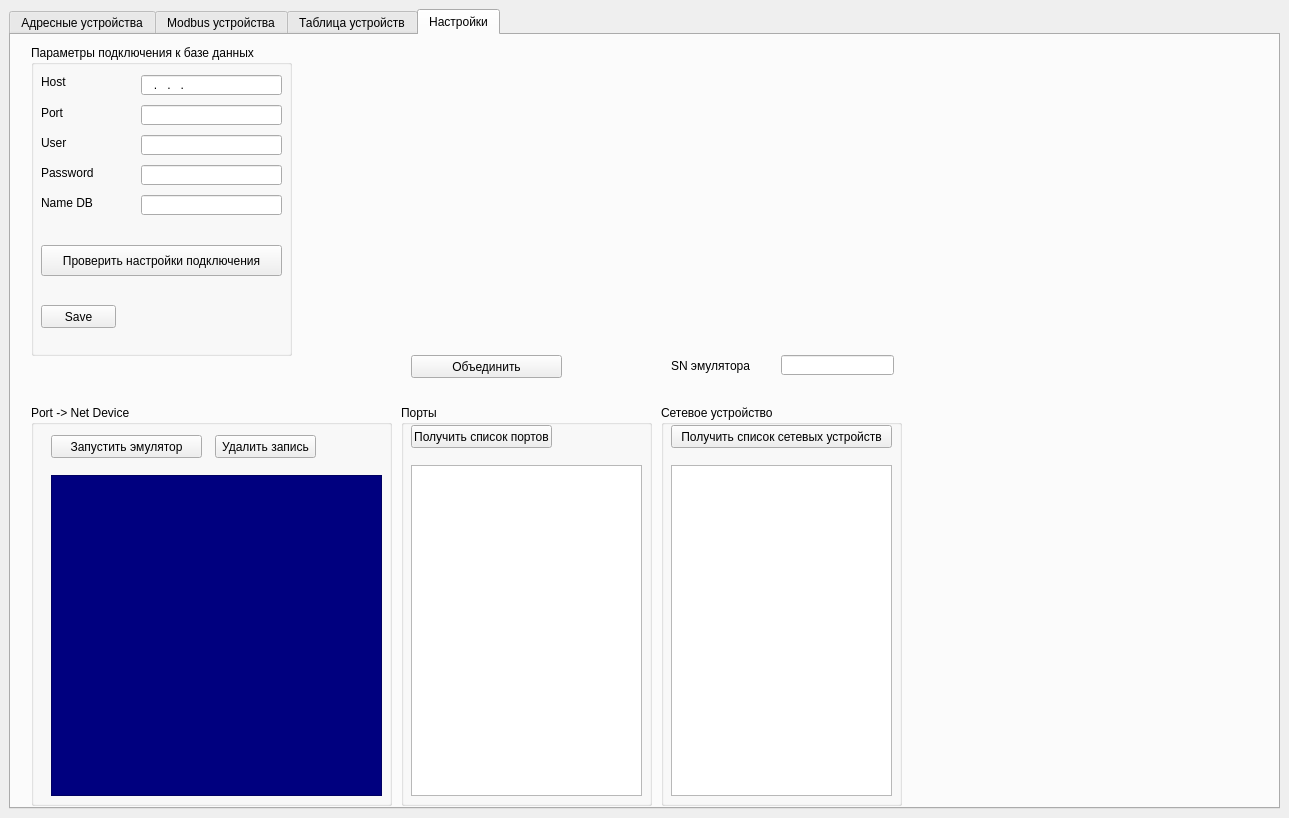
<?xml version="1.0" encoding="UTF-8"?>
<ui version="4.0">
 <class>MainWindow</class>
 <widget class="QMainWindow" name="MainWindow">
  <property name="geometry">
   <rect>
    <x>0</x>
    <y>0</y>
    <width>1289</width>
    <height>818</height>
   </rect>
  </property>
  <property name="windowTitle">
   <string>MainWindow</string>
  </property>
  <property name="styleSheet">
   <string notr="true"/>
  </property>
  <widget class="QWidget" name="centralwidget">
   <layout class="QVBoxLayout" name="verticalLayout_2">
    <item>
     <widget class="QTabWidget" name="tabWidget">
      <property name="enabled">
       <bool>true</bool>
      </property>
      <property name="sizePolicy">
       <sizepolicy hsizetype="Expanding" vsizetype="Expanding">
        <horstretch>0</horstretch>
        <verstretch>0</verstretch>
       </sizepolicy>
      </property>
      <property name="minimumSize">
       <size>
        <width>1271</width>
        <height>800</height>
       </size>
      </property>
      <property name="styleSheet">
       <string notr="true"/>
      </property>
      <property name="tabShape">
       <enum>QTabWidget::TabShape::Rounded</enum>
      </property>
      <property name="currentIndex">
       <number>3</number>
      </property>
      <widget class="QWidget" name="ash_device_tab">
       <attribute name="title">
        <string>Адресные устройства</string>
       </attribute>
       <layout class="QVBoxLayout" name="verticalLayout_3">
        <item>
         <layout class="QHBoxLayout" name="horizontalLayout">
          <property name="spacing">
           <number>6</number>
          </property>
          <property name="sizeConstraint">
           <enum>QLayout::SizeConstraint::SetDefaultConstraint</enum>
          </property>
          <item>
           <widget class="QGroupBox" name="ash_chenge_state_device_groupBox">
            <property name="sizePolicy">
             <sizepolicy hsizetype="Fixed" vsizetype="Fixed">
              <horstretch>0</horstretch>
              <verstretch>0</verstretch>
             </sizepolicy>
            </property>
            <property name="minimumSize">
             <size>
              <width>489</width>
              <height>131</height>
             </size>
            </property>
            <property name="title">
             <string>Cостояния устройства</string>
            </property>
            <widget class="QWidget" name="verticalLayoutWidget">
             <property name="geometry">
              <rect>
               <x>10</x>
               <y>20</y>
               <width>471</width>
               <height>101</height>
              </rect>
             </property>
             <layout class="QVBoxLayout" name="ash_v_layer_state_dev_layout">
              <property name="spacing">
               <number>0</number>
              </property>
              <item>
               <layout class="QHBoxLayout" name="ash_h_top_state_dev_layout">
                <property name="spacing">
                 <number>0</number>
                </property>
               </layout>
              </item>
              <item>
               <layout class="QHBoxLayout" name="ash_h_center_state_dev_layout">
                <property name="spacing">
                 <number>0</number>
                </property>
               </layout>
              </item>
              <item>
               <layout class="QHBoxLayout" name="ash_h_bottom_state_dev_layout">
                <property name="spacing">
                 <number>0</number>
                </property>
               </layout>
              </item>
             </layout>
            </widget>
           </widget>
          </item>
          <item>
           <widget class="QGroupBox" name="groupBox">
            <property name="sizePolicy">
             <sizepolicy hsizetype="Fixed" vsizetype="Fixed">
              <horstretch>0</horstretch>
              <verstretch>0</verstretch>
             </sizepolicy>
            </property>
            <property name="minimumSize">
             <size>
              <width>270</width>
              <height>131</height>
             </size>
            </property>
            <property name="title">
             <string/>
            </property>
            <widget class="QLabel" name="ash_port_lbl">
             <property name="geometry">
              <rect>
               <x>0</x>
               <y>10</y>
               <width>50</width>
               <height>20</height>
              </rect>
             </property>
             <property name="sizePolicy">
              <sizepolicy hsizetype="Fixed" vsizetype="Fixed">
               <horstretch>0</horstretch>
               <verstretch>0</verstretch>
              </sizepolicy>
             </property>
             <property name="minimumSize">
              <size>
               <width>50</width>
               <height>20</height>
              </size>
             </property>
             <property name="text">
              <string>Порт</string>
             </property>
             <property name="alignment">
              <set>Qt::AlignmentFlag::AlignCenter</set>
             </property>
            </widget>
            <widget class="QLabel" name="ash_port_info_lbl">
             <property name="geometry">
              <rect>
               <x>50</x>
               <y>10</y>
               <width>150</width>
               <height>20</height>
              </rect>
             </property>
             <property name="sizePolicy">
              <sizepolicy hsizetype="Fixed" vsizetype="Fixed">
               <horstretch>0</horstretch>
               <verstretch>0</verstretch>
              </sizepolicy>
             </property>
             <property name="minimumSize">
              <size>
               <width>50</width>
               <height>20</height>
              </size>
             </property>
             <property name="text">
              <string>Порт инфо</string>
             </property>
            </widget>
            <widget class="QLabel" name="ash_net_dev_lbl">
             <property name="geometry">
              <rect>
               <x>10</x>
               <y>40</y>
               <width>80</width>
               <height>20</height>
              </rect>
             </property>
             <property name="sizePolicy">
              <sizepolicy hsizetype="Fixed" vsizetype="Fixed">
               <horstretch>0</horstretch>
               <verstretch>0</verstretch>
              </sizepolicy>
             </property>
             <property name="minimumSize">
              <size>
               <width>80</width>
               <height>20</height>
              </size>
             </property>
             <property name="text">
              <string>Сетевое уc-во</string>
             </property>
            </widget>
            <widget class="QLabel" name="ash_net_dev_info_lbl">
             <property name="geometry">
              <rect>
               <x>100</x>
               <y>40</y>
               <width>150</width>
               <height>20</height>
              </rect>
             </property>
             <property name="sizePolicy">
              <sizepolicy hsizetype="Fixed" vsizetype="Fixed">
               <horstretch>0</horstretch>
               <verstretch>0</verstretch>
              </sizepolicy>
             </property>
             <property name="minimumSize">
              <size>
               <width>150</width>
               <height>20</height>
              </size>
             </property>
             <property name="text">
              <string>NET INFO</string>
             </property>
            </widget>
           </widget>
          </item>
          <item>
           <layout class="QGridLayout" name="_2">
            <property name="sizeConstraint">
             <enum>QLayout::SizeConstraint::SetMinimumSize</enum>
            </property>
           </layout>
          </item>
          <item>
           <widget class="QGroupBox" name="ash_choice_net_dev_groupBox">
            <property name="sizePolicy">
             <sizepolicy hsizetype="Fixed" vsizetype="Fixed">
              <horstretch>0</horstretch>
              <verstretch>0</verstretch>
             </sizepolicy>
            </property>
            <property name="minimumSize">
             <size>
              <width>221</width>
              <height>131</height>
             </size>
            </property>
            <property name="title">
             <string>Сетевой контроллер</string>
            </property>
            <widget class="QListWidget" name="ash_out_net_dev_listWidget">
             <property name="geometry">
              <rect>
               <x>10</x>
               <y>20</y>
               <width>201</width>
               <height>101</height>
              </rect>
             </property>
            </widget>
           </widget>
          </item>
          <item>
           <spacer name="horizontalSpacer">
            <property name="orientation">
             <enum>Qt::Orientation::Horizontal</enum>
            </property>
            <property name="sizeHint" stdset="0">
             <size>
              <width>40</width>
              <height>20</height>
             </size>
            </property>
           </spacer>
          </item>
         </layout>
        </item>
        <item>
         <widget class="QTableWidget" name="ash_devices_tableWidget">
          <property name="minimumSize">
           <size>
            <width>1247</width>
            <height>614</height>
           </size>
          </property>
         </widget>
        </item>
       </layout>
      </widget>
      <widget class="QWidget" name="modbus_device_tab">
       <attribute name="title">
        <string>Modbus устройства</string>
       </attribute>
       <widget class="QTableWidget" name="mb_devices_tableWidget">
        <property name="geometry">
         <rect>
          <x>0</x>
          <y>140</y>
          <width>1261</width>
          <height>631</height>
         </rect>
        </property>
       </widget>
       <widget class="QGroupBox" name="mb_choice_net_dev_groupBox">
        <property name="geometry">
         <rect>
          <x>1040</x>
          <y>0</y>
          <width>221</width>
          <height>131</height>
         </rect>
        </property>
        <property name="title">
         <string>Сетевой контроллер</string>
        </property>
        <widget class="QListWidget" name="mb_out_net_dev_listWidget">
         <property name="geometry">
          <rect>
           <x>10</x>
           <y>20</y>
           <width>201</width>
           <height>101</height>
          </rect>
         </property>
        </widget>
       </widget>
       <widget class="QGroupBox" name="mb_chenge_state_device_groupBox">
        <property name="geometry">
         <rect>
          <x>0</x>
          <y>10</y>
          <width>489</width>
          <height>121</height>
         </rect>
        </property>
        <property name="title">
         <string>Состояния устройства</string>
        </property>
        <widget class="QWidget" name="verticalLayoutWidget_2">
         <property name="geometry">
          <rect>
           <x>10</x>
           <y>20</y>
           <width>471</width>
           <height>101</height>
          </rect>
         </property>
         <layout class="QVBoxLayout" name="v_layer_state_dev_layout_2">
          <item>
           <layout class="QHBoxLayout" name="mb_h_top_layer_state_dev_layout"/>
          </item>
          <item>
           <layout class="QHBoxLayout" name="mb_h_bottom_layer_state_dev_layout"/>
          </item>
         </layout>
        </widget>
       </widget>
      </widget>
      <widget class="QWidget" name="main_tab">
       <property name="sizePolicy">
        <sizepolicy hsizetype="Expanding" vsizetype="Expanding">
         <horstretch>0</horstretch>
         <verstretch>0</verstretch>
        </sizepolicy>
       </property>
       <attribute name="title">
        <string>Таблица устройств</string>
       </attribute>
       <layout class="QVBoxLayout" name="verticalLayout">
        <item>
         <layout class="QHBoxLayout" name="horizontalLayout_2">
          <item>
           <widget class="QGroupBox" name="states_groupBox">
            <property name="sizePolicy">
             <sizepolicy hsizetype="Fixed" vsizetype="Fixed">
              <horstretch>0</horstretch>
              <verstretch>0</verstretch>
             </sizepolicy>
            </property>
            <property name="minimumSize">
             <size>
              <width>371</width>
              <height>120</height>
             </size>
            </property>
            <property name="whatsThis">
             <string>&lt;html&gt;&lt;head/&gt;&lt;body&gt;&lt;p&gt;Для изменения состояния датчика нужно выбрать датчик в таблице и нажать на соответствующую кнопку состояния.&lt;/p&gt;&lt;/body&gt;&lt;/html&gt;</string>
            </property>
            <property name="styleSheet">
             <string notr="true"/>
            </property>
            <property name="title">
             <string>Изменение состояния выбранного датчика.</string>
            </property>
           </widget>
          </item>
          <item>
           <layout class="QGridLayout" name="gridLayout">
            <item row="1" column="1">
             <widget class="QLabel" name="sensor52_lbl">
              <property name="styleSheet">
               <string notr="true"/>
              </property>
              <property name="text">
               <string>АВИ

52</string>
              </property>
              <property name="margin">
               <number>5</number>
              </property>
              <property name="indent">
               <number>0</number>
              </property>
             </widget>
            </item>
            <item row="0" column="3">
             <widget class="QLabel" name="sensor4_lbl">
              <property name="styleSheet">
               <string notr="true"/>
              </property>
              <property name="text">
               <string>ИП-330
Кречет
4</string>
              </property>
              <property name="margin">
               <number>5</number>
              </property>
              <property name="indent">
               <number>0</number>
              </property>
             </widget>
            </item>
            <item row="0" column="2">
             <widget class="QLabel" name="sensor3_lbl">
              <property name="styleSheet">
               <string notr="true"/>
              </property>
              <property name="text">
               <string>ИП-101

3</string>
              </property>
              <property name="margin">
               <number>5</number>
              </property>
              <property name="indent">
               <number>0</number>
              </property>
             </widget>
            </item>
            <item row="1" column="4">
             <widget class="QLabel" name="sensor55_lbl">
              <property name="styleSheet">
               <string notr="true"/>
              </property>
              <property name="text">
               <string>АР-5

55</string>
              </property>
              <property name="margin">
               <number>5</number>
              </property>
              <property name="indent">
               <number>0</number>
              </property>
             </widget>
            </item>
            <item row="1" column="14">
             <widget class="QLabel" name="sensor65_lbl">
              <property name="styleSheet">
               <string notr="true"/>
              </property>
              <property name="text">
               <string>МКЗ

65</string>
              </property>
              <property name="margin">
               <number>5</number>
              </property>
              <property name="indent">
               <number>0</number>
              </property>
             </widget>
            </item>
            <item row="1" column="2">
             <widget class="QLabel" name="sensor53_lbl">
              <property name="styleSheet">
               <string notr="true"/>
              </property>
              <property name="frameShape">
               <enum>QFrame::Shape::NoFrame</enum>
              </property>
              <property name="text">
               <string>АМК

53</string>
              </property>
              <property name="margin">
               <number>5</number>
              </property>
              <property name="indent">
               <number>0</number>
              </property>
             </widget>
            </item>
            <item row="0" column="4">
             <widget class="QLabel" name="sensor5_lbl">
              <property name="styleSheet">
               <string notr="true"/>
              </property>
              <property name="text">
               <string>ИП-329
Феникс
5</string>
              </property>
              <property name="margin">
               <number>5</number>
              </property>
              <property name="indent">
               <number>0</number>
              </property>
             </widget>
            </item>
            <item row="1" column="3">
             <widget class="QLabel" name="sensor54_lbl">
              <property name="styleSheet">
               <string notr="true"/>
              </property>
              <property name="text">
               <string>АР-1

54</string>
              </property>
              <property name="margin">
               <number>5</number>
              </property>
              <property name="indent">
               <number>0</number>
              </property>
             </widget>
            </item>
            <item row="0" column="6">
             <widget class="QLabel" name="sensor7_lbl">
              <property name="styleSheet">
               <string notr="true"/>
              </property>
              <property name="text">
               <string>МИП

7</string>
              </property>
              <property name="margin">
               <number>5</number>
              </property>
              <property name="indent">
               <number>0</number>
              </property>
             </widget>
            </item>
            <item row="1" column="12">
             <widget class="QLabel" name="sensor63_lbl">
              <property name="styleSheet">
               <string notr="true"/>
              </property>
              <property name="text">
               <string>ИСМ-22-2

63</string>
              </property>
              <property name="margin">
               <number>5</number>
              </property>
              <property name="indent">
               <number>0</number>
              </property>
             </widget>
            </item>
            <item row="1" column="5">
             <widget class="QLabel" name="sensor56_lbl">
              <property name="styleSheet">
               <string notr="true"/>
              </property>
              <property name="text">
               <string>АРМини

56</string>
              </property>
              <property name="margin">
               <number>5</number>
              </property>
              <property name="indent">
               <number>0</number>
              </property>
             </widget>
            </item>
            <item row="1" column="10">
             <widget class="QLabel" name="sensor61_lbl">
              <property name="styleSheet">
               <string notr="true"/>
              </property>
              <property name="text">
               <string>ИСМ-5

61</string>
              </property>
              <property name="margin">
               <number>5</number>
              </property>
              <property name="indent">
               <number>0</number>
              </property>
             </widget>
            </item>
            <item row="1" column="7">
             <widget class="QLabel" name="sensor58_lbl">
              <property name="styleSheet">
               <string notr="true"/>
              </property>
              <property name="text">
               <string>АОПИ

58</string>
              </property>
              <property name="margin">
               <number>5</number>
              </property>
              <property name="indent">
               <number>0</number>
              </property>
             </widget>
            </item>
            <item row="1" column="11">
             <widget class="QLabel" name="sensor62_lbl">
              <property name="styleSheet">
               <string notr="true"/>
              </property>
              <property name="text">
               <string>ИСМ-22

62</string>
              </property>
              <property name="margin">
               <number>5</number>
              </property>
              <property name="indent">
               <number>0</number>
              </property>
             </widget>
            </item>
            <item row="0" column="1">
             <widget class="QLabel" name="sensor2_lbl">
              <property name="styleSheet">
               <string notr="true"/>
              </property>
              <property name="text">
               <string>ИПП
Гелиос
2</string>
              </property>
              <property name="margin">
               <number>5</number>
              </property>
              <property name="indent">
               <number>0</number>
              </property>
             </widget>
            </item>
            <item row="1" column="8">
             <widget class="QLabel" name="sensor59_lbl">
              <property name="styleSheet">
               <string notr="true"/>
              </property>
              <property name="text">
               <string>ИРС

59</string>
              </property>
              <property name="margin">
               <number>5</number>
              </property>
              <property name="indent">
               <number>0</number>
              </property>
             </widget>
            </item>
            <item row="0" column="0">
             <widget class="QLabel" name="sensor1_lbl">
              <property name="styleSheet">
               <string notr="true"/>
              </property>
              <property name="text">
               <string>ИП-535

1</string>
              </property>
              <property name="margin">
               <number>5</number>
              </property>
              <property name="indent">
               <number>0</number>
              </property>
             </widget>
            </item>
            <item row="0" column="8">
             <widget class="QLabel" name="sensor9_lbl">
              <property name="styleSheet">
               <string notr="true"/>
              </property>
              <property name="text">
               <string>NLS16

9</string>
              </property>
              <property name="margin">
               <number>5</number>
              </property>
              <property name="indent">
               <number>0</number>
              </property>
             </widget>
            </item>
            <item row="1" column="16">
             <widget class="QLabel" name="sensor67_lbl">
              <property name="styleSheet">
               <string notr="true"/>
              </property>
              <property name="text">
               <string>ОСЗ9

67</string>
              </property>
              <property name="margin">
               <number>5</number>
              </property>
              <property name="indent">
               <number>0</number>
              </property>
             </widget>
            </item>
            <item row="0" column="7">
             <widget class="QLabel" name="sensor8_lbl">
              <property name="styleSheet">
               <string notr="true"/>
              </property>
              <property name="text">
               <string>ИПА

8</string>
              </property>
              <property name="margin">
               <number>5</number>
              </property>
              <property name="indent">
               <number>0</number>
              </property>
             </widget>
            </item>
            <item row="1" column="13">
             <widget class="QLabel" name="sensor64_lbl">
              <property name="styleSheet">
               <string notr="true"/>
              </property>
              <property name="text">
               <string>ИСМ-220

64</string>
              </property>
              <property name="margin">
               <number>5</number>
              </property>
              <property name="indent">
               <number>0</number>
              </property>
             </widget>
            </item>
            <item row="0" column="5">
             <widget class="QLabel" name="sensor6_lbl">
              <property name="styleSheet">
               <string notr="true"/>
              </property>
              <property name="text">
               <string>ИПЭС

6</string>
              </property>
              <property name="margin">
               <number>5</number>
              </property>
              <property name="indent">
               <number>0</number>
              </property>
             </widget>
            </item>
            <item row="1" column="9">
             <widget class="QLabel" name="sensor60_lbl">
              <property name="styleSheet">
               <string notr="true"/>
              </property>
              <property name="text">
               <string>ИР-П

60</string>
              </property>
              <property name="margin">
               <number>5</number>
              </property>
              <property name="indent">
               <number>0</number>
              </property>
             </widget>
            </item>
            <item row="1" column="15">
             <widget class="QLabel" name="sensor66_lbl">
              <property name="styleSheet">
               <string notr="true"/>
              </property>
              <property name="text">
               <string>ОСЗ

66</string>
              </property>
              <property name="margin">
               <number>5</number>
              </property>
              <property name="indent">
               <number>0</number>
              </property>
             </widget>
            </item>
            <item row="1" column="0">
             <widget class="QLabel" name="sensor51_lbl">
              <property name="styleSheet">
               <string notr="true"/>
              </property>
              <property name="text">
               <string>А2ДПИ

51</string>
              </property>
              <property name="margin">
               <number>5</number>
              </property>
              <property name="indent">
               <number>0</number>
              </property>
             </widget>
            </item>
            <item row="1" column="6">
             <widget class="QLabel" name="sensor57_lbl">
              <property name="styleSheet">
               <string notr="true"/>
              </property>
              <property name="text">
               <string>АТИ

57</string>
              </property>
              <property name="margin">
               <number>5</number>
              </property>
              <property name="indent">
               <number>0</number>
              </property>
             </widget>
            </item>
            <item row="0" column="9">
             <widget class="QLabel" name="sensor10_lbl">
              <property name="text">
               <string>NLS8

10</string>
              </property>
             </widget>
            </item>
           </layout>
          </item>
         </layout>
        </item>
        <item>
         <widget class="QTableWidget" name="output_table">
          <property name="styleSheet">
           <string notr="true"/>
          </property>
         </widget>
        </item>
       </layout>
      </widget>
      <widget class="QWidget" name="settings_tab">
       <attribute name="title">
        <string>Настройки</string>
       </attribute>
       <widget class="QGroupBox" name="port_and_ne_dev_groupBox">
        <property name="geometry">
         <rect>
          <x>20</x>
          <y>370</y>
          <width>361</width>
          <height>401</height>
         </rect>
        </property>
        <property name="sizePolicy">
         <sizepolicy hsizetype="Fixed" vsizetype="Fixed">
          <horstretch>0</horstretch>
          <verstretch>0</verstretch>
         </sizepolicy>
        </property>
        <property name="styleSheet">
         <string notr="true"/>
        </property>
        <property name="title">
         <string>Port -&gt; Net Device</string>
        </property>
        <widget class="QTableWidget" name="port_and_net_dev_tableWidget">
         <property name="geometry">
          <rect>
           <x>20</x>
           <y>70</y>
           <width>331</width>
           <height>321</height>
          </rect>
         </property>
         <property name="styleSheet">
          <string notr="true">QHeaderView::section:horizontal {
    color: #fff;
    background-color: rgb(0, 85, 127);
 }
QTableWidget {
	background-color: rgb(0, 0, 127);
	color: rgb(85, 255, 0);
	font: 63 8pt &quot;Yu Gothic UI Semibold&quot;;
}
</string>
         </property>
        </widget>
        <widget class="QPushButton" name="start_emulator_btn">
         <property name="geometry">
          <rect>
           <x>20</x>
           <y>30</y>
           <width>151</width>
           <height>23</height>
          </rect>
         </property>
         <property name="styleSheet">
          <string notr="true"/>
         </property>
         <property name="text">
          <string>Запустить эмулятор</string>
         </property>
        </widget>
        <widget class="QPushButton" name="delete_line_btn">
         <property name="geometry">
          <rect>
           <x>184</x>
           <y>30</y>
           <width>101</width>
           <height>23</height>
          </rect>
         </property>
         <property name="styleSheet">
          <string notr="true"/>
         </property>
         <property name="text">
          <string>Удалить запись</string>
         </property>
        </widget>
       </widget>
       <widget class="QGroupBox" name="ports_groupBox">
        <property name="geometry">
         <rect>
          <x>390</x>
          <y>370</y>
          <width>251</width>
          <height>401</height>
         </rect>
        </property>
        <property name="sizePolicy">
         <sizepolicy hsizetype="Fixed" vsizetype="Fixed">
          <horstretch>0</horstretch>
          <verstretch>0</verstretch>
         </sizepolicy>
        </property>
        <property name="styleSheet">
         <string notr="true"/>
        </property>
        <property name="title">
         <string>Порты</string>
        </property>
        <widget class="QListWidget" name="ports_listWidget">
         <property name="geometry">
          <rect>
           <x>10</x>
           <y>60</y>
           <width>231</width>
           <height>331</height>
          </rect>
         </property>
         <property name="styleSheet">
          <string notr="true"/>
         </property>
        </widget>
        <widget class="QPushButton" name="get_ports_btn">
         <property name="geometry">
          <rect>
           <x>10</x>
           <y>20</y>
           <width>141</width>
           <height>23</height>
          </rect>
         </property>
         <property name="styleSheet">
          <string notr="true"/>
         </property>
         <property name="text">
          <string>Получить список портов</string>
         </property>
        </widget>
       </widget>
       <widget class="QGroupBox" name="net_dev_groupBox">
        <property name="geometry">
         <rect>
          <x>650</x>
          <y>370</y>
          <width>241</width>
          <height>401</height>
         </rect>
        </property>
        <property name="sizePolicy">
         <sizepolicy hsizetype="Fixed" vsizetype="Fixed">
          <horstretch>0</horstretch>
          <verstretch>0</verstretch>
         </sizepolicy>
        </property>
        <property name="styleSheet">
         <string notr="true"/>
        </property>
        <property name="title">
         <string>Сетевое устройство</string>
        </property>
        <widget class="QListWidget" name="net_dev_listWidget">
         <property name="geometry">
          <rect>
           <x>10</x>
           <y>60</y>
           <width>221</width>
           <height>331</height>
          </rect>
         </property>
         <property name="styleSheet">
          <string notr="true"/>
         </property>
        </widget>
        <widget class="QPushButton" name="get_net_dev_btn">
         <property name="geometry">
          <rect>
           <x>10</x>
           <y>20</y>
           <width>221</width>
           <height>23</height>
          </rect>
         </property>
         <property name="styleSheet">
          <string notr="true"/>
         </property>
         <property name="text">
          <string>Получить список сетевых устройств</string>
         </property>
        </widget>
       </widget>
       <widget class="QGroupBox" name="groupBox_2">
        <property name="geometry">
         <rect>
          <x>20</x>
          <y>10</y>
          <width>261</width>
          <height>311</height>
         </rect>
        </property>
        <property name="sizePolicy">
         <sizepolicy hsizetype="Fixed" vsizetype="Fixed">
          <horstretch>0</horstretch>
          <verstretch>0</verstretch>
         </sizepolicy>
        </property>
        <property name="minimumSize">
         <size>
          <width>261</width>
          <height>311</height>
         </size>
        </property>
        <property name="styleSheet">
         <string notr="true"/>
        </property>
        <property name="title">
         <string>Параметры подключения к базе данных</string>
        </property>
        <widget class="QLabel" name="port_db_lbl">
         <property name="geometry">
          <rect>
           <x>10</x>
           <y>60</y>
           <width>47</width>
           <height>16</height>
          </rect>
         </property>
         <property name="styleSheet">
          <string notr="true"/>
         </property>
         <property name="text">
          <string>Port</string>
         </property>
        </widget>
        <widget class="QLabel" name="host_db_lbl">
         <property name="geometry">
          <rect>
           <x>10</x>
           <y>30</y>
           <width>47</width>
           <height>14</height>
          </rect>
         </property>
         <property name="styleSheet">
          <string notr="true"/>
         </property>
         <property name="text">
          <string>Host</string>
         </property>
        </widget>
        <widget class="QLabel" name="user_db_lbl">
         <property name="geometry">
          <rect>
           <x>10</x>
           <y>90</y>
           <width>51</width>
           <height>16</height>
          </rect>
         </property>
         <property name="styleSheet">
          <string notr="true"/>
         </property>
         <property name="text">
          <string>User</string>
         </property>
        </widget>
        <widget class="QLabel" name="pass_db_lbl">
         <property name="geometry">
          <rect>
           <x>10</x>
           <y>120</y>
           <width>61</width>
           <height>16</height>
          </rect>
         </property>
         <property name="styleSheet">
          <string notr="true"/>
         </property>
         <property name="text">
          <string>Password</string>
         </property>
        </widget>
        <widget class="QLabel" name="name_db_lbl">
         <property name="geometry">
          <rect>
           <x>10</x>
           <y>150</y>
           <width>61</width>
           <height>16</height>
          </rect>
         </property>
         <property name="styleSheet">
          <string notr="true"/>
         </property>
         <property name="text">
          <string>Name DB</string>
         </property>
        </widget>
        <widget class="QLineEdit" name="host_db_lineEdit">
         <property name="geometry">
          <rect>
           <x>110</x>
           <y>30</y>
           <width>141</width>
           <height>20</height>
          </rect>
         </property>
         <property name="toolTip">
          <string>&lt;html&gt;&lt;head/&gt;&lt;body&gt;&lt;p&gt;Адрес (IP4) подключения к БД&lt;/p&gt;&lt;/body&gt;&lt;/html&gt;</string>
         </property>
         <property name="styleSheet">
          <string notr="true"/>
         </property>
         <property name="inputMask">
          <string>000\.000\.000\.000</string>
         </property>
         <property name="text">
          <string>...</string>
         </property>
        </widget>
        <widget class="QLineEdit" name="port_db_lineEdit">
         <property name="geometry">
          <rect>
           <x>110</x>
           <y>60</y>
           <width>141</width>
           <height>20</height>
          </rect>
         </property>
         <property name="toolTip">
          <string>&lt;html&gt;&lt;head/&gt;&lt;body&gt;&lt;p&gt;Номер порта должен быть в диапазоне &lt;span style=&quot; font-family:'JetBrains Mono','monospace'; font-size:10pt; font-weight:600; font-style:italic; color:#ff0000;&quot;&gt;1024-49151&lt;/span&gt;&lt;/p&gt;&lt;/body&gt;&lt;/html&gt;</string>
         </property>
         <property name="styleSheet">
          <string notr="true"/>
         </property>
         <property name="inputMask">
          <string>00009</string>
         </property>
         <property name="text">
          <string/>
         </property>
        </widget>
        <widget class="QLineEdit" name="user_db_lineEdit">
         <property name="geometry">
          <rect>
           <x>110</x>
           <y>90</y>
           <width>141</width>
           <height>20</height>
          </rect>
         </property>
         <property name="toolTip">
          <string>&lt;html&gt;&lt;head/&gt;&lt;body&gt;&lt;p&gt;Логин базы данных&lt;/p&gt;&lt;/body&gt;&lt;/html&gt;</string>
         </property>
         <property name="styleSheet">
          <string notr="true"/>
         </property>
         <property name="text">
          <string/>
         </property>
        </widget>
        <widget class="QLineEdit" name="pass_db_lineEdit">
         <property name="geometry">
          <rect>
           <x>110</x>
           <y>120</y>
           <width>141</width>
           <height>20</height>
          </rect>
         </property>
         <property name="toolTip">
          <string>&lt;html&gt;&lt;head/&gt;&lt;body&gt;&lt;p&gt;Пароль базы данных&lt;/p&gt;&lt;/body&gt;&lt;/html&gt;</string>
         </property>
         <property name="styleSheet">
          <string notr="true"/>
         </property>
         <property name="text">
          <string/>
         </property>
        </widget>
        <widget class="QLineEdit" name="name_db_lineEdit">
         <property name="geometry">
          <rect>
           <x>110</x>
           <y>150</y>
           <width>141</width>
           <height>20</height>
          </rect>
         </property>
         <property name="toolTip">
          <string>&lt;html&gt;&lt;head/&gt;&lt;body&gt;&lt;p&gt;Имя базы данных&lt;/p&gt;&lt;/body&gt;&lt;/html&gt;</string>
         </property>
         <property name="styleSheet">
          <string notr="true"/>
         </property>
         <property name="text">
          <string/>
         </property>
        </widget>
        <widget class="QPushButton" name="save_db_btn">
         <property name="geometry">
          <rect>
           <x>10</x>
           <y>260</y>
           <width>75</width>
           <height>23</height>
          </rect>
         </property>
         <property name="toolTip">
          <string>&lt;html&gt;&lt;head/&gt;&lt;body&gt;&lt;p&gt;Сохранение настроек для дальнейшей работы &lt;/p&gt;&lt;/body&gt;&lt;/html&gt;</string>
         </property>
         <property name="styleSheet">
          <string notr="true"/>
         </property>
         <property name="text">
          <string>Save</string>
         </property>
        </widget>
        <widget class="QPushButton" name="check_db_btn">
         <property name="geometry">
          <rect>
           <x>10</x>
           <y>200</y>
           <width>241</width>
           <height>31</height>
          </rect>
         </property>
         <property name="toolTip">
          <string>&lt;html&gt;&lt;head/&gt;&lt;body&gt;&lt;p&gt;Проверка подключения к базе данных&lt;/p&gt;&lt;/body&gt;&lt;/html&gt;</string>
         </property>
         <property name="styleSheet">
          <string notr="true"/>
         </property>
         <property name="text">
          <string>Проверить настройки подключения</string>
         </property>
        </widget>
       </widget>
       <widget class="QPushButton" name="join_btn">
        <property name="geometry">
         <rect>
          <x>400</x>
          <y>320</y>
          <width>151</width>
          <height>23</height>
         </rect>
        </property>
        <property name="styleSheet">
         <string notr="true"/>
        </property>
        <property name="text">
         <string>Объединить</string>
        </property>
       </widget>
       <widget class="QLineEdit" name="sn_emulator_lineEdit">
        <property name="geometry">
         <rect>
          <x>770</x>
          <y>320</y>
          <width>113</width>
          <height>20</height>
         </rect>
        </property>
       </widget>
       <widget class="QLabel" name="label">
        <property name="geometry">
         <rect>
          <x>660</x>
          <y>320</y>
          <width>81</width>
          <height>21</height>
         </rect>
        </property>
        <property name="text">
         <string>SN эмулятора</string>
        </property>
       </widget>
      </widget>
     </widget>
    </item>
   </layout>
  </widget>
 </widget>
 <resources/>
 <connections/>
</ui>
